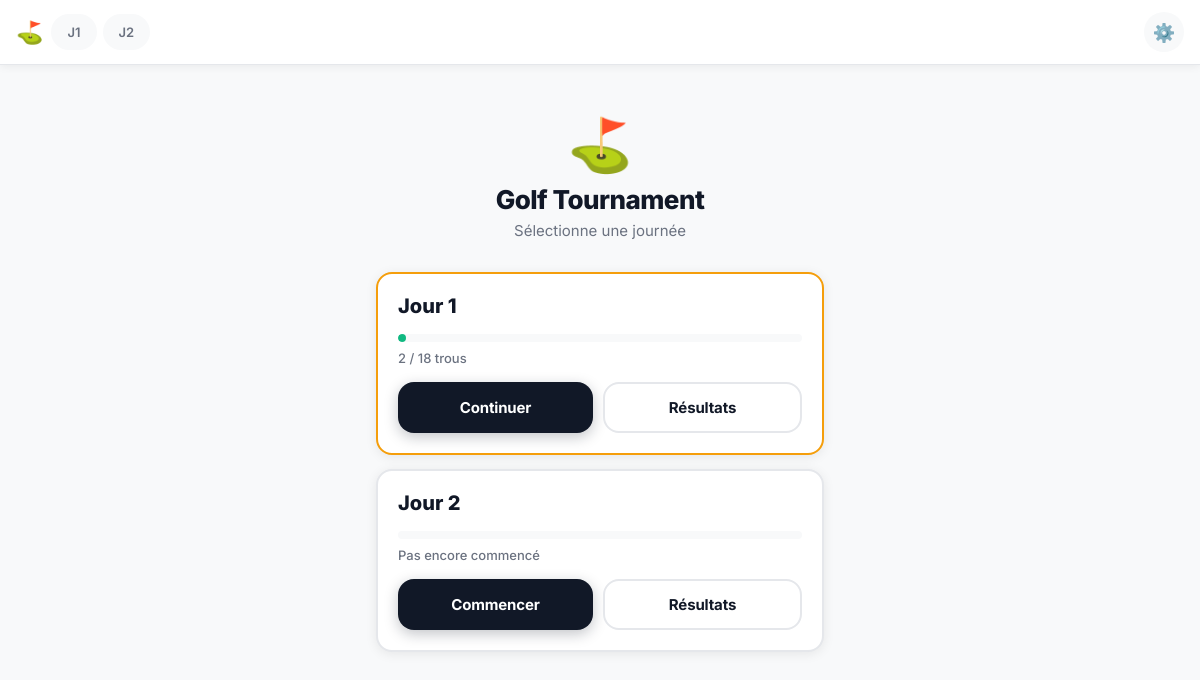
The page / on the database its author committed.
### golf/models.py (models this page shows, shortened)
class MatchDay(models.Model):
    tournament = models.ForeignKey(
        Tournament, on_delete=models.CASCADE, related_name='days'
    )
    day_number = models.IntegerField()
    is_locked = models.BooleanField(default=False)
    class Meta:
        ordering = ['day_number']
        unique_together = ['tournament', 'day_number']

class Tournament(models.Model):
    name = models.CharField(max_length=200, default="Golf Tournament")
    num_days = models.IntegerField(default=3)
    num_holes = models.IntegerField(default=18)
    @classmethod
    def get_active(cls):
        return cls.objects.first()

### golf/views.py (the view)
# urls.py: path('', views.home, name='home'),
def home(request):
    tournament = Tournament.get_active()
    if not tournament:
        return redirect('setup')
    return render(request, 'golf/home.html', {
        **_base_ctx(tournament),
        'day_statuses': _build_day_statuses(tournament),
    })

### golf/views.py (called while the page is built)
def _base_ctx(tournament, day=None):
    ctx = {'tournament': tournament, 'days': tournament.days.all() if tournament else []}
    if day:
        ctx['day'] = day
    return ctx

def _build_day_statuses(tournament):
    result = []
    for day in tournament.days.all():
        total = day.holes.count()
        done = HoleResult.objects.filter(hole__match_day=day).count()
        if day.is_locked:        status = 'locked'
        elif done == 0:          status = 'pending'
        elif done >= total:      status = 'complete'
        else:                    status = 'in_progress'
        result.append({'day': day, 'status': status, 'done': done, 'total': total})
    return result

### golf/templates/golf/home.html (shortened to what this page needs)
{% extends 'golf/base.html' %}
{% block content %}
<div class="page-home">
    <div class="home-header">
        <div class="home-logo">⛳</div>
        <h1 class="home-title">{{ tournament.name }}</h1>
        <p class="home-subtitle">Sélectionne une journée</p>
    </div>
    <div class="days-grid">
        {% for ds in day_statuses %}
        <div class="day-card status-{{ ds.status }}">
            <div class="day-number">Jour {{ ds.day.day_number }}</div>
            <div class="day-progress">
                <div class="day-progress-bar">
                    <div class="day-progress-fill"
                         style="width: {% if ds.total > 0 %}{{ ds.done|floatformat:0 }}{% else %}0{% endif %}%">
                    </div>
                </div>
                <span class="day-progress-text">
                    {% if ds.status == 'locked' %}🔒 Verrouillé
                    {% elif ds.status == 'pending' %}Pas encore commencé
                    {% elif ds.status == 'complete' %}✅ Terminé
                    {% else %}{{ ds.done }} / {{ ds.total }} trous{% endif %}
                </span>
            </div>
            <div class="day-actions">
                {% if not ds.day.is_locked %}
                <a href="{% url 'saisie' ds.day.id 1 %}" class="btn btn-primary">
                    {% if ds.status == 'pending' %}Commencer{% else %}Continuer{% endif %}
                </a>
                {% endif %}
                <a href="{% url 'resultats' ds.day.id %}" class="btn btn-secondary">Résultats</a>
            </div>
        </div>
        {% endfor %}
    </div>
</div>
{% endblock %}

### golf/templates/golf/base.html (shortened to what this page needs)
{% load static %}
{% load golf_tags %}
<!DOCTYPE html>
<html lang="fr">
<head>
    <link rel="stylesheet" href="{% static 'golf.css' %}">
</head>
<body hx-headers='{"X-CSRFToken": "{{ csrf_token }}"}'>
{% if tournament %}
<nav class="nav">
    <div class="nav-brand">⛳</div>
    <div class="nav-days">
        {% for d in days %}
        <a href="{% url 'saisie' d.id 1 %}"
           class="nav-day {% if day and d.id == day.id %}active{% endif %}">
            J{{ d.day_number }}{% if d.is_locked %}&nbsp;🔒{% endif %}
        </a>
        {% endfor %}
    </div>
    <div class="nav-actions">
        <a href="{% url 'settings' %}" class="nav-icon" title="Réglages">⚙️</a>
    </div>
</nav>
{% endif %}
<main class="main">
    {% block content %}{% endblock %}
</main>
</body>
</html>

### static/golf.css (style rules this page uses)
*, *::before, *::after { margin: 0; padding: 0; box-sizing: border-box; -webkit-tap-highlight-color: transparent; }
:root { --bg: #f8f9fa; --surface: #ffffff; --border: #e5e7eb; --text: #111827; --text-muted: #6b7280; --shadow: 0 2px 12px rgba(0,0,0,0.08); --shadow-lg: 0 8px 32px rgba(0,0,0,0.12); --radius: 16px; --radius-sm: 10px; --gap: 16px; --pending: #9ca3af; --in-progress: #f59e0b; --done: #10b981; --danger: #ef4444; --warning: #f59e0b; }
html { font-size: 16px; }
body { font-family: 'Inter', -apple-system, BlinkMacSystemFont, sans-serif; background: var(--bg); color: var(--text); min-height: 100vh; -webkit-font-smoothing: antialiased; }
a { text-decoration: none; color: inherit; }
.nav { position: sticky; top: 0; z-index: 100; background: var(--surface); border-bottom: 1px solid var(--border); display: flex; align-items: center; gap: 8px; padding: 12px 16px; box-shadow: 0 2px 8px rgba(0,0,0,0.06); }
.nav-brand { font-size: 22px; flex-shrink: 0; }
.nav-days { display: flex; gap: 6px; flex: 1; overflow-x: auto; scrollbar-width: none; }
.nav-day { flex-shrink: 0; padding: 8px 14px; border-radius: 20px; font-size: 13px; font-weight: 600; background: var(--bg); color: var(--text-muted); border: 2px solid transparent; transition: all 0.15s; white-space: nowrap; }
.nav-actions { display: flex; gap: 4px; flex-shrink: 0; }
.nav-icon { width: 40px; height: 40px; display: flex; align-items: center; justify-content: center; font-size: 18px; border-radius: 50%; background: var(--bg); transition: background 0.15s; }
.main { max-width: 480px; margin: 0 auto; padding: 20px 16px 40px; }
.btn { display: inline-flex; align-items: center; justify-content: center; gap: 6px; padding: 14px 22px; border-radius: var(--radius); font-size: 15px; font-weight: 700; border: none; transition: all 0.15s; cursor: pointer; white-space: nowrap; letter-spacing: -0.01em; }
.btn-primary { background: #111827; color: #fff; box-shadow: 0 4px 14px rgba(17,24,39,0.25); }
.btn-secondary { background: var(--surface); color: var(--text); border: 2px solid var(--border); }
.page-home { display: flex; flex-direction: column; gap: 24px; }
.home-header { text-align: center; padding: 28px 0 8px; }
.home-logo { font-size: 52px; margin-bottom: 8px; }
.home-title { font-size: 26px; font-weight: 800; color: var(--text); letter-spacing: -0.02em; }
.home-subtitle { color: var(--text-muted); font-size: 15px; margin-top: 6px; }
.days-grid { display: flex; flex-direction: column; gap: 14px; }
.day-card { background: var(--surface); border-radius: var(--radius); padding: 20px; border: 2px solid var(--border); box-shadow: var(--shadow); display: flex; flex-direction: column; gap: 16px; transition: box-shadow 0.15s; }
.day-card.status-in_progress { border-color: var(--in-progress); }
.day-number { font-size: 20px; font-weight: 800; color: var(--text); }
.day-progress { display: flex; flex-direction: column; gap: 8px; }
.day-progress-bar { height: 8px; background: var(--bg); border-radius: 4px; overflow: hidden; }
.day-progress-fill { height: 100%; background: var(--done); border-radius: 4px; transition: width 0.3s; }
.day-progress-text { font-size: 13px; color: var(--text-muted); font-weight: 500; }
.day-actions { display: flex; gap: 10px; }
.day-actions .btn { flex: 1; }

### rows shown on the page
MatchDay: day_number "1", day.day_number "1", done "2", total "18", is_locked "Continuer"
MatchDay: day_number "2", day.day_number "2", shows "Pas encore commencé", is_locked "Commencer"
Tournament: name "Golf Tournament"
